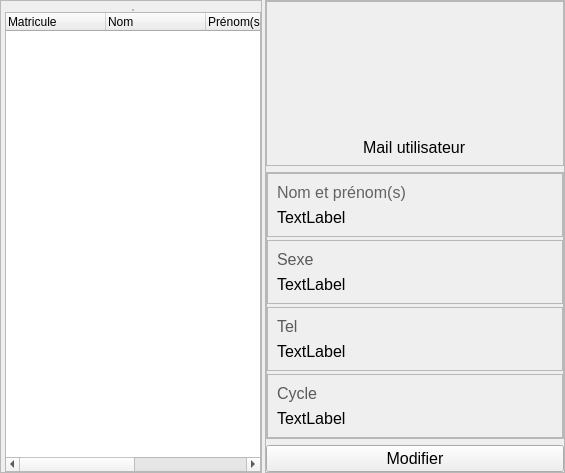
                  <widget class="QWidget" name="DirEtude">
                   <attribute name="title">
                    <string>Directeur(s) des études</string>
                   </attribute>
                   <layout class="QHBoxLayout" name="horizontalLayout_10">
                    <property name="spacing">
                     <number>3</number>
                    </property>
                    <property name="leftMargin">
                     <number>0</number>
                    </property>
                    <property name="topMargin">
                     <number>0</number>
                    </property>
                    <property name="rightMargin">
                     <number>0</number>
                    </property>
                    <property name="bottomMargin">
                     <number>0</number>
                    </property>
                    <item>
                     <widget class="QFrame" name="frame_28">
                      <property name="frameShape">
                       <enum>QFrame::StyledPanel</enum>
                      </property>
                      <property name="frameShadow">
                       <enum>QFrame::Raised</enum>
                      </property>
                      <layout class="QVBoxLayout" name="verticalLayout_15">
                       <property name="spacing">
                        <number>1</number>
                       </property>
                       <property name="leftMargin">
                        <number>4</number>
                       </property>
                       <property name="topMargin">
                        <number>8</number>
                       </property>
                       <property name="rightMargin">
                        <number>0</number>
                       </property>
                       <property name="bottomMargin">
                        <number>0</number>
                       </property>
                       <item alignment="Qt::AlignHCenter">
                        <widget class="QFrame" name="frame_29">
                         <property name="frameShape">
                          <enum>QFrame::StyledPanel</enum>
                         </property>
                         <property name="frameShadow">
                          <enum>QFrame::Raised</enum>
                         </property>
                         <layout class="QHBoxLayout" name="horizontalLayout_8">
                          <property name="spacing">
                           <number>0</number>
                          </property>
                          <property name="leftMargin">
                           <number>0</number>
                          </property>
                          <property name="topMargin">
                           <number>0</number>
                          </property>
                          <property name="rightMargin">
                           <number>0</number>
                          </property>
                          <property name="bottomMargin">
                           <number>0</number>
                          </property>
                         </layout>
                        </widget>
                       </item>
                       <item>
                        <widget class="QTreeWidget" name="dirEcoleTreeWidget">
                         <column>
                          <property name="text">
                           <string>Matricule</string>
                          </property>
                         </column>
                         <column>
                          <property name="text">
                           <string>Nom</string>
                          </property>
                         </column>
                         <column>
                          <property name="text">
                           <string>Prénom(s)</string>
                          </property>
                         </column>
                         <column>
                          <property name="text">
                           <string>Sexe</string>
                          </property>
                         </column>
                         <column>
                          <property name="text">
                           <string>Parcours</string>
                          </property>
                         </column>
                        </widget>
                       </item>
                      </layout>
                     </widget>
                    </item>
                    <item alignment="Qt::AlignTop">
                     <widget class="QFrame" name="dirEtudeInfo">
                      <property name="minimumSize">
                       <size>
                        <width>300</width>
                        <height>0</height>
                       </size>
                      </property>
                      <property name="maximumSize">
                       <size>
                        <width>300</width>
                        <height>16777215</height>
                       </size>
                      </property>
                      <property name="frameShape">
                       <enum>QFrame::StyledPanel</enum>
                      </property>
                      <property name="frameShadow">
                       <enum>QFrame::Raised</enum>
                      </property>
                      <layout class="QVBoxLayout" name="verticalLayout_11">
                       <property name="leftMargin">
                        <number>0</number>
                       </property>
                       <property name="topMargin">
                        <number>0</number>
                       </property>
                       <property name="rightMargin">
                        <number>0</number>
                       </property>
                       <property name="bottomMargin">
                        <number>0</number>
                       </property>
                       <item alignment="Qt::AlignTop">
                        <widget class="QFrame" name="frame_20">
                         <property name="frameShape">
                          <enum>QFrame::StyledPanel</enum>
                         </property>
                         <property name="frameShadow">
                          <enum>QFrame::Raised</enum>
                         </property>
                         <layout class="QVBoxLayout" name="verticalLayout_12">
                          <property name="spacing">
                           <number>0</number>
                          </property>
                          <property name="leftMargin">
                           <number>0</number>
                          </property>
                          <property name="topMargin">
                           <number>8</number>
                          </property>
                          <property name="rightMargin">
                           <number>0</number>
                          </property>
                          <property name="bottomMargin">
                           <number>0</number>
                          </property>
                          <item alignment="Qt::AlignHCenter">
                           <widget class="QLabel" name="photoDir">
                            <property name="minimumSize">
                             <size>
                              <width>120</width>
                              <height>120</height>
                             </size>
                            </property>
                            <property name="maximumSize">
                             <size>
                              <width>120</width>
                              <height>120</height>
                             </size>
                            </property>
                            <property name="text">
                             <string/>
                            </property>
                            <property name="pixmap">
                             <pixmap resource="ressources.qrc">:/images/images/manager.png</pixmap>
                            </property>
                            <property name="scaledContents">
                             <bool>true</bool>
                            </property>
                           </widget>
                          </item>
                          <item alignment="Qt::AlignHCenter">
                           <widget class="QLabel" name="mailDirEtude">
                            <property name="minimumSize">
                             <size>
                              <width>0</width>
                              <height>35</height>
                             </size>
                            </property>
                            <property name="maximumSize">
                             <size>
                              <width>16777215</width>
                              <height>35</height>
                             </size>
                            </property>
                            <property name="font">
                             <font>
                              <pointsize>12</pointsize>
                             </font>
                            </property>
                            <property name="text">
                             <string>Mail utilisateur</string>
                            </property>
                           </widget>
                          </item>
                         </layout>
                        </widget>
                       </item>
                       <item>
                        <widget class="QFrame" name="subinfo4">
                         <property name="frameShape">
                          <enum>QFrame::StyledPanel</enum>
                         </property>
                         <property name="frameShadow">
                          <enum>QFrame::Raised</enum>
                         </property>
                         <layout class="QVBoxLayout" name="verticalLayout_19">
                          <property name="spacing">
                           <number>3</number>
                          </property>
                          <property name="leftMargin">
                           <number>0</number>
                          </property>
                          <property name="topMargin">
                           <number>0</number>
                          </property>
                          <property name="rightMargin">
                           <number>0</number>
                          </property>
                          <property name="bottomMargin">
                           <number>0</number>
                          </property>
                          <item>
                           <widget class="QFrame" name="frame_22">
                            <property name="frameShape">
                             <enum>QFrame::StyledPanel</enum>
                            </property>
                            <property name="frameShadow">
                             <enum>QFrame::Raised</enum>
                            </property>
                            <layout class="QVBoxLayout" name="verticalLayout_24">
                             <item>
                              <widget class="QLabel" name="label_22">
                               <property name="font">
                                <font>
                                 <pointsize>12</pointsize>
                                </font>
                               </property>
                               <property name="styleSheet">
                                <string notr="true">color:rgb(99, 99, 99)</string>
                               </property>
                               <property name="text">
                                <string>Nom et prénom(s)</string>
                               </property>
                              </widget>
                             </item>
                             <item>
                              <widget class="QLabel" name="nomDir">
                               <property name="font">
                                <font>
                                 <pointsize>12</pointsize>
                                </font>
                               </property>
                               <property name="text">
                                <string>TextLabel</string>
                               </property>
                              </widget>
                             </item>
                            </layout>
                           </widget>
                          </item>
                          <item>
                           <widget class="QFrame" name="frame_38">
                            <property name="frameShape">
                             <enum>QFrame::StyledPanel</enum>
                            </property>
                            <property name="frameShadow">
                             <enum>QFrame::Raised</enum>
                            </property>
                            <layout class="QVBoxLayout" name="verticalLayout_27">
                             <item>
                              <widget class="QLabel" name="label_24">
                               <property name="font">
                                <font>
                                 <pointsize>12</pointsize>
                                </font>
                               </property>
                               <property name="styleSheet">
                                <string notr="true">color:rgb(90,90,90)</string>
                               </property>
                               <property name="text">
                                <string>Sexe</string>
                               </property>
                              </widget>
                             </item>
                             <item>
                              <widget class="QLabel" name="sexeDir">
                               <property name="font">
                                <font>
                                 <pointsize>12</pointsize>
                                </font>
                               </property>
                               <property name="text">
                                <string>TextLabel</string>
                               </property>
                              </widget>
                             </item>
                            </layout>
                           </widget>
                          </item>
                          <item>
                           <widget class="QFrame" name="frame_36">
                            <property name="frameShape">
                             <enum>QFrame::StyledPanel</enum>
                            </property>
                            <property name="frameShadow">
                             <enum>QFrame::Raised</enum>
                            </property>
                            <layout class="QVBoxLayout" name="verticalLayout_29">
                             <item>
                              <widget class="QLabel" name="label_25">
                               <property name="font">
                                <font>
                                 <pointsize>12</pointsize>
                                </font>
                               </property>
                               <property name="styleSheet">
                                <string notr="true">color:rgb(90,90,90)</string>
                               </property>
                               <property name="text">
                                <string>Tel </string>
                               </property>
                              </widget>
                             </item>
                             <item>
                              <widget class="QLabel" name="telDir">
                               <property name="font">
                                <font>
                                 <pointsize>12</pointsize>
                                </font>
                               </property>
                               <property name="text">
                                <string>TextLabel</string>
                               </property>
                              </widget>
                             </item>
                            </layout>
                           </widget>
                          </item>
                          <item>
                           <widget class="QFrame" name="frame_37">
                            <property name="frameShape">
                             <enum>QFrame::StyledPanel</enum>
                            </property>
                            <property name="frameShadow">
                             <enum>QFrame::Raised</enum>
                            </property>
                            <layout class="QVBoxLayout" name="verticalLayout_28">
                             <item>
                              <widget class="QLabel" name="label_27">
                               <property name="font">
                                <font>
                                 <pointsize>12</pointsize>
                                </font>
                               </property>
                               <property name="styleSheet">
                                <string notr="true">color:rgb(90,90,90)</string>
                               </property>
                               <property name="text">
                                <string>Cycle</string>
                               </property>
                              </widget>
                             </item>
                             <item>
                              <widget class="QLabel" name="parcours">
                               <property name="font">
                                <font>
                                 <pointsize>12</pointsize>
                                </font>
                               </property>
                               <property name="text">
                                <string>TextLabel</string>
                               </property>
                              </widget>
                             </item>
                            </layout>
                           </widget>
                          </item>
                         </layout>
                        </widget>
                       </item>
                       <item>
                        <widget class="QPushButton" name="modifDirInfo">
                         <property name="font">
                          <font>
                           <pointsize>12</pointsize>
                          </font>
                         </property>
                         <property name="text">
                          <string>Modifier</string>
                         </property>
                        </widget>
                       </item>
                      </layout>
                     </widget>
                    </item>
                   </layout>
                  </widget>
